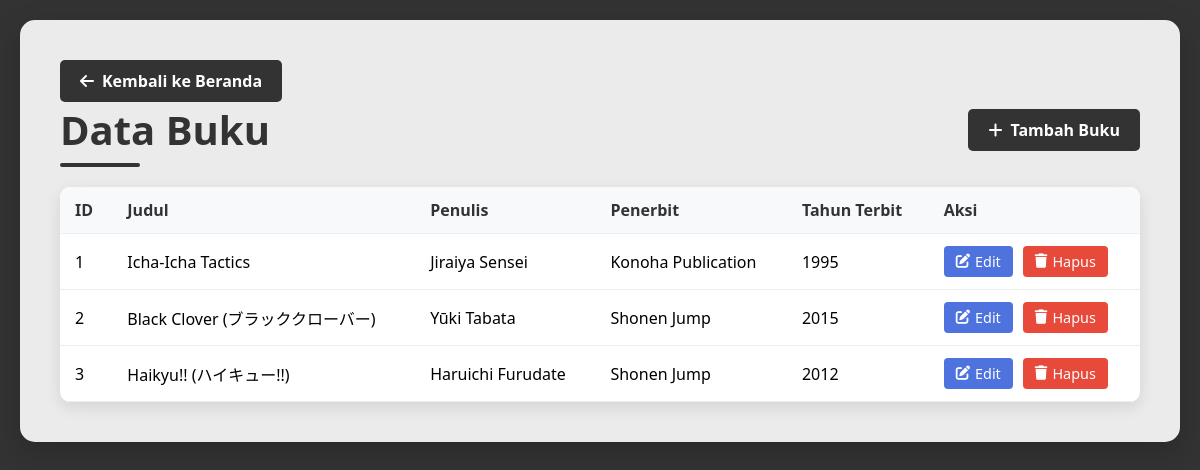
The page /Code/Buku.php on the database its author committed.
### tables this page shows
CREATE TABLE `buku` (
  `id_buku` int(11) NOT NULL,
  `judul_buku` varchar(500) NOT NULL,
  `penulis` varchar(500) NOT NULL,
  `penerbit` varchar(250) NOT NULL,
  `tahun_terbit` int(11) NOT NULL
);

### Code/Model.php (called while the page is built, shortened)
<?php
function getAllBooks() {
    $conn = koneksiDB();
    $stmt = $conn->prepare("SELECT * FROM buku");
    $stmt->execute();
    return $stmt->fetchAll(PDO::FETCH_ASSOC);
}
?>

### Code/Buku.php (the view, shortened to what this page needs)
<?php
require_once 'Model.php';
$books = getAllBooks();
?>
<!DOCTYPE html>
<html lang="en">
<head>
    <link rel="stylesheet" href="https://cdnjs.cloudflare.com/ajax/libs/font-awesome/6.0.0-beta3/css/all.min.css">
</head>
<body>
    <div class="container">
        <a href="index.php" class="btn btn-secondary">
            <i class="fas fa-arrow-left"></i> Kembali ke Beranda
        </a>
        <div class="header">
            <h1>Data Buku</h1>
            <a href="FormBuku.php" class="btn btn-primary">
                <i class="fas fa-plus"></i> Tambah Buku
            </a>
        </div>
        <table>
            <thead>
                <tr>
                    <th>ID</th>
                    <th>Judul</th>
                    <th>Penulis</th>
                    <th>Penerbit</th>
                    <th>Tahun Terbit</th>
                    <th>Aksi</th>
                </tr>
            </thead>
            <tbody>
                <?php foreach ($books as $book): ?>
                <tr>
                    <td><?= $book['id_buku'] ?></td>
                    <td><?= htmlspecialchars($book['judul_buku']) ?></td>
                    <td><?= htmlspecialchars($book['penulis']) ?></td>
                    <td><?= htmlspecialchars($book['penerbit']) ?></td>
                    <td><?= $book['tahun_terbit'] ?></td>
                    <td>
                        <div class="action-buttons">
                            <a href="FormBuku.php?id=<?= $book['id_buku'] ?>" class="action-btn edit-btn">
                                <i class="fas fa-edit"></i> Edit
                            </a>
                            <form method="post" style="display: inline;">
                                <button type="submit" class="action-btn delete-btn" onclick="return confirm('Hapus buku ini?')">
                                    <i class="fas fa-trash"></i> Hapus
                                </button>
                            </form>
                        </div>
                    </td>
                </tr>
                <?php endforeach; ?>
            </tbody>
        </table>
    </div>
</body>
</html>

### Code/Buku.php (style rules this page uses)
* { margin: 0; padding: 0; box-sizing: border-box; font-family: 'Segoe UI', Tahoma, Geneva, Verdana, sans-serif; }
body { background-color: #333; min-height: 100vh; padding: 20px; background-attachment: fixed; }
.container { background-color: rgba(255, 255, 255, 0.9); border-radius: 15px; box-shadow: 0 10px 30px rgba(0, 0, 0, 0.2); padding: 40px; width: 100%; max-width: 1200px; margin: 0 auto; animation: fadeIn 0.5s ease-out; }
.header { display: flex; justify-content: space-between; align-items: center; margin-bottom: 30px; flex-wrap: wrap; gap: 20px; }
h1 { color: #333; font-size: 2.5rem; font-weight: 700; position: relative; display: inline-block; }
h1::after { content: ''; position: absolute; bottom: -10px; left: 0; width: 80px; height: 4px; background-color: #333; border-radius: 2px; }
.btn { padding: 10px 20px; border-radius: 5px; font-weight: 600; transition: all 0.3s ease; display: inline-flex; align-items: center; gap: 8px; text-decoration: none; cursor: pointer; }
.btn-primary { background-color: #333; color: white; border: none; }
.btn-secondary { background-color: #333; color: white; border: none; }
table { width: 100%; border-collapse: collapse; margin-top: 20px; background-color: white; border-radius: 10px; overflow: hidden; box-shadow: 0 5px 15px rgba(0, 0, 0, 0.1); }
th, td { padding: 12px 15px; text-align: left; border-bottom: 1px solid #eee; }
th { background-color: #f8f9fa; font-weight: 600; color: #333; }
.action-buttons { display: flex; gap: 10px; }
.action-btn { padding: 6px 12px; border-radius: 4px; text-decoration: none; font-size: 0.9rem; transition: all 0.2s ease; display: inline-flex; align-items: center; gap: 5px; }
.edit-btn { background-color: #4e73df; color: white; }
.delete-btn { background-color: #e74a3b; color: white; border: none; cursor: pointer; }

### rows shown on the page
buku: id_buku "1", judul_buku "Icha-Icha Tactics", penulis "Jiraiya Sensei", penerbit "Konoha Publication", tahun_terbit "1995"
buku: id_buku "2", judul_buku "Black Clover (ブラッククローバー)", penulis "Yūki Tabata", penerbit "Shonen Jump", tahun_terbit "2015"
buku: id_buku "3", judul_buku "Haikyu!! (ハイキュー!!)", penulis "Haruichi Furudate", penerbit "Shonen Jump", tahun_terbit "2012"
